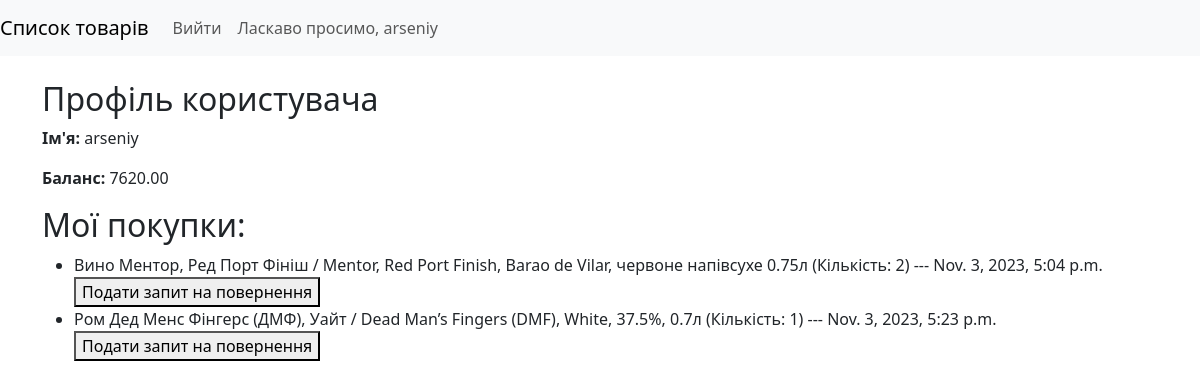
The app's page /profile/ (signed in) with its own data.
### shop/models.py (models this page shows, shortened)
class UserProfile(models.Model):
    user = models.OneToOneField(User, on_delete=models.CASCADE)
    balance = models.DecimalField(max_digits=10, decimal_places=2, default=10000)

class OrderItem(models.Model):
    user = models.ForeignKey(User, on_delete=models.CASCADE)
    product = models.ForeignKey(Product, on_delete=models.CASCADE)
    quantity = models.PositiveIntegerField(default=1)
    created_at = models.DateTimeField(auto_now_add=True)

class Product(models.Model):
    name = models.CharField(max_length=100)
    price = models.DecimalField(max_digits=10, decimal_places=2)
    description = models.CharField(max_length=255, null=True)
    quantity = models.PositiveIntegerField()
    image = models.ImageField(upload_to='images/')

### shop/views.py (the view)
# urls.py: path('profile/', views.profile, name='profile'),
@login_required
def profile(request):
    user = request.user
    balance = user.userprofile.balance
    orders = OrderItem.objects.filter(user=user)
    return render(request, 'shop/profile.html', {'user': user, 'balance': balance, 'orders': orders})

### shop/templates/shop/profile.html (shortened to what this page needs)
<!DOCTYPE html>
<html>
<head>
    <link rel="stylesheet" href="https://cdn.jsdelivr.net/npm/bootstrap@5.3.2/dist/css/bootstrap.min.css">
</head>
<body>
<div class="header">
            <nav class="navbar navbar-expand-lg navbar-light bg-light">
                <a class="navbar-brand" href="{% url 'home_page' %}">Список товарів</a>
                <div class="collapse navbar-collapse" id="navbarNav">
                    <ul class="navbar-nav ml-auto">
                        {% if user.is_authenticated %}
                            <li class="nav-item">
                                <a class="nav-link" href="{% url 'logout' %}">Вийти</a>
                            </li>
                            <li class="nav-item">
                                <span class="nav-link">Ласкаво просимо, {{ user.username }}</span>
                            </li>
                        {% endif %}
                    </ul>
                </div>
            </nav>
        </div>
    <div class="container">
        <h2 class="mt-4">Профіль користувача</h2>
        <p><strong>Ім'я:</strong> {{ user.username }}</p>
        <p><strong>Баланс:</strong> {{ balance }}</p>
        <h2>Мої покупки:</h2>
        <ul>
            {% for order in orders %}
                <li>
                    {{ order.product.name }} (Кількість: {{ order.quantity }}) --- {{order.created_at}}
                    <form method="POST" action="{% url 'return_item' order_item_id=order.id %}">
                        <button type="submit" class="return-button">Подати запит на повернення</button>
                    </form>
                </li>
            {% endfor %}
        </ul>
    </div>
</body>
</html>

### records on screen
UserProfile: balance "7620.00"
OrderItem: product.name "Вино Ментор, Ред Порт Фініш / Mentor, Red Port Finish, Barao de Vilar, червоне напівсухе 0.75л", quantity "2", created_at "Nov. 3, 2023, 5:04 p.m."
OrderItem: product.name "Ром Дед Менс Фінгерс (ДМФ), Уайт / Dead Man’s Fingers (DMF), White, 37.5%, 0.7л", quantity "1", created_at "Nov. 3, 2023, 5:23 p.m."

### other values on screen
{{ user.username }} "arseniy"
